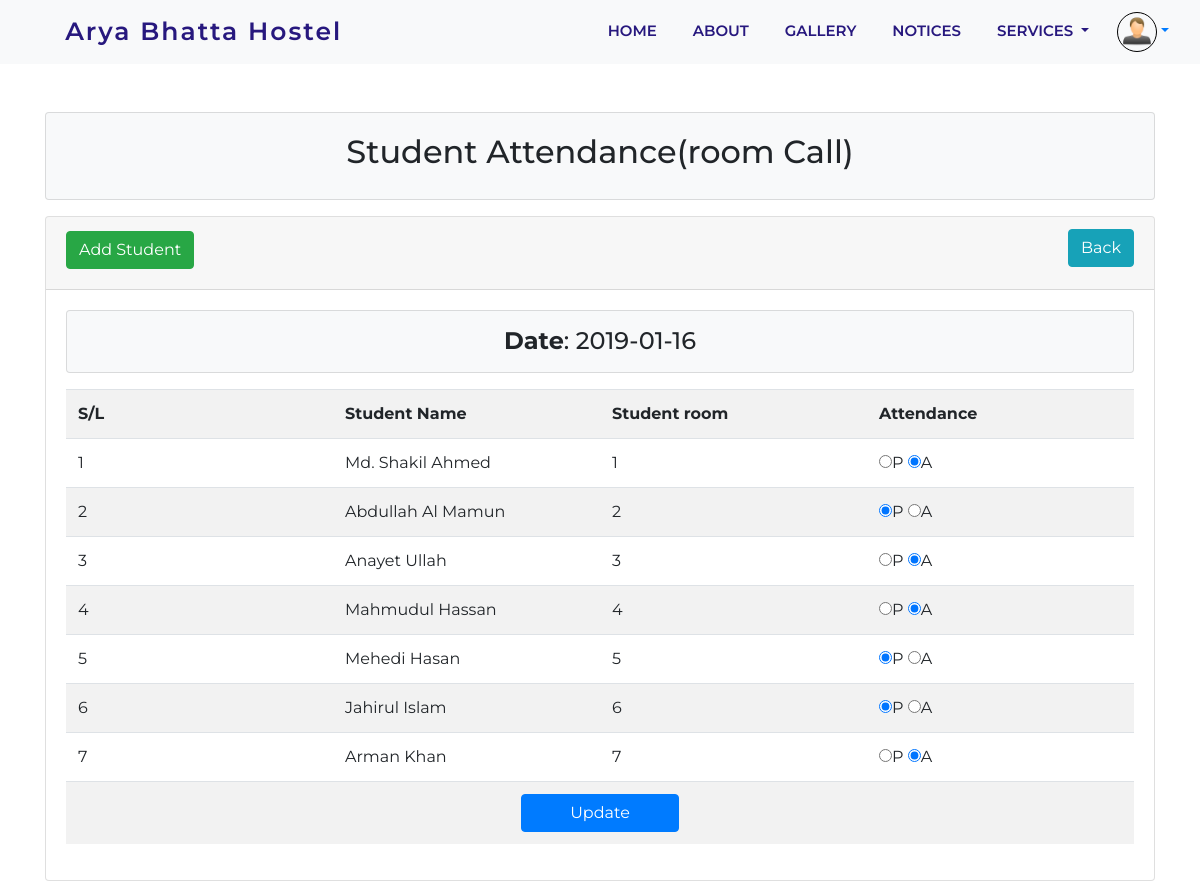
The app's page /Hostel@attendence/student_view.php?dt=2019-01-16 (signed in) with its own data.
### tables this page shows
CREATE TABLE IF NOT EXISTS `tbl_student` (
  `id` int(11) NOT NULL AUTO_INCREMENT,
  `name` varchar(255) NOT NULL,
  `room` int(11) NOT NULL,
  PRIMARY KEY (`id`)
);

CREATE TABLE IF NOT EXISTS `tbl_attendance` (
  `id` int(11) NOT NULL AUTO_INCREMENT,
  `room` int(11) NOT NULL,
  `attend` varchar(255) NOT NULL,
  `att_time` date NOT NULL,
  PRIMARY KEY (`id`)
);

### Hostel@attendence/lib/Database.php (called while the page is built, shortened)
<?php
Class Database{
 public $host   = DB_HOST;
 public $user   = DB_USER;
 public $pass   = DB_PASS;
 public $dbname = DB_NAME;
 public $link;
private function connectDB(){
   $this->link = new mysqli($this->host, $this->user, $this->pass,
      $this->dbname);
   }
  public function select($query){
    $result = $this->link->query($query) or
       die($this->link->error.__LINE__);
      if($result->num_rows > 0){
        return $result;
      } else {
        return false;
      }
   }
}

### Hostel@attendence/classes/Student.php (called while the page is built, shortened)
<?php
	$filepath = realpath(dirname(__FILE__));
	include_once ($filepath.'/../lib/Database.php');
	include_once ($filepath.'/../helpers/Format.php');
?>
<?php
class Student{
	private $db;
	private $fm;
	public function __construct(){
		$this->db = new Database();
		$this->fm = new Format();
	}
	public function getAllData($dt){
		$date = $this->fm->validation($dt);
		$date = mysqli_real_escape_string($this->db->link, $date);
		$query = "SELECT tbl_student.name, tbl_attendance.*
				FROM tbl_student
				INNER JOIN tbl_attendance
				ON tbl_student.room = tbl_attendance.room
				WHERE att_time = '$date'";
		$result = $this->db->select($query);
		return $result;
	}
}

### Hostel@attendence/helpers/Format.php (called while the page is built)
<?php
class Format{
   public function validation($data){
      $data = trim($data);
      $data = stripcslashes($data);
      $data = htmlspecialchars($data);
      return $data;
   }
}
?>

### Hostel@attendence/student_view.php (the view, shortened to what this page needs)
<?php
	include "inc/header.php";
	include "classes/Student.php";
	$stu = new Student();
?>
<?php
	$dt = $_GET['dt'];
?>
	<div class="container">
		<div class="card">
			<div class="card-header">
				<h2>
					<a class="btn btn-success" href="add.php">Add Student</a>
					<a class="btn btn-info float-right" href="date_view.php">Back</a>
				</h2>
			</div>
			<div class="card-body">
				<div class="card bg-light text-center mb-3">
					<h4 class="m-0 py-3"><strong>Date</strong>: <?php echo $dt; ?></h4>
				</div>
				<form action="" method="post">
					<table class="table table-striped">
						<tr>
							<th width="25%">S/L</th>
							<th width="25%">Student Name</th>
							<th width="25%">Student room</th>
							<th width="25%">Attendance</th>
						</tr>
<?php
	$getstudent = $stu->getAllData($dt);
	if ($getstudent) {
		$i = 0;
		while ($value = $getstudent->fetch_assoc()) {
			$i++;
?>
<tr>
	<td><?php echo $i; ?></td>
	<td><?php echo $value['name']; ?></td>
	<td><?php echo $value['room']; ?></td>
	<td>
		<input type="radio" name="attend[<?php echo $value['room']; ?>]" value="present" <?php if($value['attend'] == "present") {echo "checked";} ?>>P
		<input type="radio" name="attend[<?php echo $value['room']; ?>]" value="absent" <?php if($value['attend'] == "absent") {echo "checked";} ?>>A
	</td>
</tr>
<?php } } ?>
						<tr>
							<td colspan="4" class="text-center">
								<input type="submit" name="submit" class="btn btn-primary px-5" value="Update">
							</td>
						</tr>
					</table>
				</form>
			</div>
		</div>
	</div>

### Styles/style.css (style rules this page uses)
* { padding: 0; margin: 0; }
html { scroll-behavior: smooth; }
:root { --blue: #27187e; --navy: #778efd; --grey: #aeb8fe; --white: #f1f2f6; --orange: #ff8600; }
body { font-family: "montserrat", sans-serif; box-sizing: border-box; }

### records on screen
tbl_student: name "Md. Shakil Ahmed", tbl_attendance.room "1"
tbl_attendance: attend "☑"
tbl_student: name "Abdullah Al Mamun", tbl_attendance.room "2"
tbl_attendance: attend "☑"
tbl_student: name "Anayet Ullah", tbl_attendance.room "3"
tbl_attendance: attend "☑"
tbl_student: name "Mahmudul Hassan", tbl_attendance.room "4"
tbl_attendance: attend "☑"
tbl_student: name "Mehedi Hasan", tbl_attendance.room "5"
tbl_attendance: attend "☑"
tbl_student: name "Jahirul Islam", tbl_attendance.room "6"
tbl_attendance: attend "☑"
tbl_student: name "Arman Khan", tbl_attendance.room "7"
tbl_attendance: attend "☑"

### other values on screen
$dt "2019-01-16"
